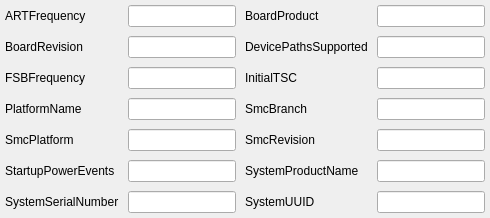
             <widget class="QWidget" name="tabPlatformInfo2">
              <attribute name="title">
               <string>DataHub</string>
              </attribute>
              <layout class="QHBoxLayout" name="horizontalLayout_2">
               <property name="spacing">
                <number>9</number>
               </property>
               <property name="leftMargin">
                <number>5</number>
               </property>
               <property name="topMargin">
                <number>5</number>
               </property>
               <property name="rightMargin">
                <number>5</number>
               </property>
               <property name="bottomMargin">
                <number>5</number>
               </property>
               <item>
                <layout class="QGridLayout" name="gridLayout_39">
                 <item row="0" column="2">
                  <widget class="QLabel" name="label_47">
                   <property name="toolTip">
                    <string notr="true"> Sets board-id in gEfiMiscSubClassGuid. Value found on Macs is equal to SMBIOS BoardProduct in ASCII.

----

 设置 gEfiMiscSubClassGuid 中的 board-id。在Mac上找到的值等于SMBIOS BoardProduct的ASCII码。</string>
                   </property>
                   <property name="statusTip">
                    <string> Sets board-id in gEfiMiscSubClassGuid. Value found on Macs is equal to SMBIOS BoardProduct
 in ASCII.</string>
                   </property>
                   <property name="text">
                    <string>BoardProduct</string>
                   </property>
                  </widget>
                 </item>
                 <item row="1" column="1">
                  <widget class="QLineEdit" name="editDatBoardRevision"/>
                 </item>
                 <item row="4" column="1">
                  <widget class="QLineEdit" name="editDatSmcPlatform"/>
                 </item>
                 <item row="2" column="3">
                  <widget class="QLineEdit" name="editIntInitialTSC"/>
                 </item>
                 <item row="5" column="3">
                  <widget class="QLineEdit" name="editSystemProductName"/>
                 </item>
                 <item row="2" column="2">
                  <widget class="QLabel" name="label_51">
                   <property name="toolTip">
                    <string notr="true"> Sets InitialTSC in gEfiProcessorSubClassGuid. Sets initial TSC value, normally 0.</string>
                   </property>
                   <property name="statusTip">
                    <string> Sets InitialTSC in gEfiProcessorSubClassGuid. Sets initial TSC value, normally 0.</string>
                   </property>
                   <property name="text">
                    <string>InitialTSC</string>
                   </property>
                  </widget>
                 </item>
                 <item row="4" column="2">
                  <widget class="QLabel" name="label_55">
                   <property name="toolTip">
                    <string notr="true"> Sets REV in gEfiMiscSubClassGuid. Custom property read by VirtualSMC or FakeSMC to generate SMC REV key.

----

 设置 gEfiMiscSubClassGuid 中的 REV。自定义属性，由VirtualSMC或FakeSMC读取以生成SMC REV键。</string>
                   </property>
                   <property name="statusTip">
                    <string> Sets REV in gEfiMiscSubClassGuid. Custom property read by VirtualSMC or FakeSMC to generate
 SMC REV key.</string>
                   </property>
                   <property name="text">
                    <string>SmcRevision</string>
                   </property>
                  </widget>
                 </item>
                 <item row="1" column="3">
                  <widget class="QLineEdit" name="editIntDevicePathsSupported"/>
                 </item>
                 <item row="3" column="1">
                  <widget class="QLineEdit" name="editPlatformName"/>
                 </item>
                 <item row="2" column="1">
                  <widget class="QLineEdit" name="editIntFSBFrequency"/>
                 </item>
                 <item row="0" column="3">
                  <widget class="QLineEdit" name="editBoardProduct"/>
                 </item>
                 <item row="0" column="1">
                  <widget class="QLineEdit" name="editIntARTFrequency">
                   <property name="minimumSize">
                    <size>
                     <width>0</width>
                     <height>0</height>
                    </size>
                   </property>
                  </widget>
                 </item>
                 <item row="3" column="3">
                  <widget class="QLineEdit" name="editDatSmcBranch"/>
                 </item>
                 <item row="1" column="2">
                  <widget class="QLabel" name="label_49">
                   <property name="toolTip">
                    <string notr="true">Sets DevicePathsSupported in gEfiMiscSubClassGuid. 

Must be set to 1 for AppleACPIPlatform.kext to append SATA device paths to Boot#### and efi-boot-device-data variables. Set to 1 on all modern Macs.

----

 设置 gEfiMiscSubClassGuid 中的 DevicePathsSupported。

AppleACPIPlatform.kext 必须设置为 1，以便将 SATA 设备路径附加到 Boot#### 和 efi-boot-device-data 变量。在所有现代Mac上都设置为1。</string>
                   </property>
                   <property name="statusTip">
                    <string>Type: plist integer, 32-bit</string>
                   </property>
                   <property name="text">
                    <string>DevicePathsSupported</string>
                   </property>
                  </widget>
                 </item>
                 <item row="2" column="0">
                  <widget class="QLabel" name="label_50">
                   <property name="toolTip">
                    <string notr="true">Sets FSBFrequency in gEfiProcessorSubClassGuid.</string>
                   </property>
                   <property name="statusTip">
                    <string>Sets FSBFrequency in gEfiProcessorSubClassGuid.</string>
                   </property>
                   <property name="text">
                    <string>FSBFrequency</string>
                   </property>
                  </widget>
                 </item>
                 <item row="4" column="0">
                  <widget class="QLabel" name="label_54">
                   <property name="toolTip">
                    <string notr="true"> Sets RPlt in gEfiMiscSubClassGuid. Custom property read by VirtualSMC or FakeSMC to generate SMC RPlt key.

----

 设置 gEfiMiscSubClassGuid 中的 RPlt。自定义属性，由VirtualSMC或FakeSMC读取以生成SMC RPlt键。
</string>
                   </property>
                   <property name="statusTip">
                    <string>Type: plist data, 8 bytes</string>
                   </property>
                   <property name="text">
                    <string>SmcPlatform</string>
                   </property>
                  </widget>
                 </item>
                 <item row="5" column="0">
                  <widget class="QLabel" name="label_56">
                   <property name="toolTip">
                    <string notr="true">Known bits read by X86PlatformPlugin.kext: 

• 0x00000001 — Shutdown cause was a PWROK event (Same as GEN_PMCON_2 bit 0)

• 0x00000002 — Shutdown cause was a SYS_PWROK event (Same as GEN_PMCON_2 bit 1)

• 0x00000004 — Shutdown cause was a THRMTRIP# event (Same as GEN_PMCON_2 bit 3)

• 0x00000008 — Rebooted due to a SYS_RESET# event (Same as GEN_PMCON_2 bit 4)

• 0x00000010 — Power Failure (Same as GEN_PMCON_3 bit 1 PWR_FLR) 

• 0x00000020 — Loss of RTC Well Power (Same as GEN_PMCON_3 bit 2 RTC_PWR_STS) 

• 0x00000040 — General Reset Status (Same as GEN_PMCON_3 bit 9 GEN_RST_STS) 

• 0xffffff80 — SUS Well Power Loss (Same as GEN_PMCON_3 bit 14)

• 0x00010000 — Wake cause was a ME Wake event (Same as PRSTS bit 0, ME_WAKE_STS) 

• 0x00020000 — Cold Reboot was ME Induced event (Same as PRSTS bit 1 ME_HRST_COLD_STS) 

• 0x00040000 — Warm Reboot was ME Induced event (Same as PRSTS bit 2 ME_HRST_WARM_STS) 

• 0x00080000 — Shutdown was ME Induced event (Same as PRSTS bit 3 ME_HOST_PWRDN) 

• 0x00100000 — Global reset ME Wachdog Timer event (Same as PRSTS bit 6)

• 0x00200000 — Global reset PowerManagment Wachdog Timer event (Same as PRSTS bit 15)

----

X86PlatformPlugin.kext读取的已知位：

- 0x00000001 - 关机原因是PWROK事件 (与GEN_PMCON_2 bit 0相同)

- 0x00000002 - 关机原因是 SYS_PWROK 事件 (与 GEN_PMCON_2 位 1 相同)

- 0x00000004 - 关机原因是 THRMTRIP# 事件 (与 GEN_PMCON_2 位 3 相同)

- 0x00000008 - 由于SYS_RESET#事件而重新启动 (与GEN_PMCON_2 bit 4相同)
- 0x00000010 - 电源故障 (与GEN_PMCON_3 bit 1 PWR_FLR相同) 

- 0x00000020 - 失去 RTC 井电源 (与 GEN_PMCON_3 位 2 RTC_PWR_STS 相同) 

- 0x00000040 - 一般复位状态 (与GEN_PMCON_3 bit 9 GEN_RST_STS相同) 

- 0xffffff80 - SUS 功率损失 (与 GEN_PMCON_3 位 14 相同)

- 0x00010000 - 唤醒原因是ME唤醒事件(与PRSTS位0，ME_WAKE_STS相同) 

- 0x00020000 - 冷重启是ME诱导的事件(与PRSTS位1 ME_HRST_COLD_STS相同) 

- 0x00040000 - 热重启是 ME 诱导事件 (与 PRSTS 位 2 ME_HRST_WARM_STS 相同) 

- 0x00080000 - 关机是 ME 诱导事件(与 PRSTS 位 3 ME_HOST_PWRDN 相同)。

- 0x00100000 - 全局复位 ME Wachdog 定时器事件 (与 PRSTS 位 6 相同)

- 0x00200000 - 全局复位 PowerManagment Wachdog Timer 事件 (与 PRSTS 位 15 相同)。
</string>
                   </property>
                   <property name="statusTip">
                    <string> Sets StartupPowerEvents in gEfiMiscSubClassGuid. Value found on Macs is power management
 state bitmask, normally 0.</string>
                   </property>
                   <property name="text">
                    <string>StartupPowerEvents</string>
                   </property>
                  </widget>
                 </item>
                 <item row="4" column="3">
                  <widget class="QLineEdit" name="editDatSmcRevision"/>
                 </item>
                 <item row="1" column="0">
                  <widget class="QLabel" name="label_48">
                   <property name="toolTip">
                    <string notr="true"> Sets board-rev in gEfiMiscSubClassGuid. Value found on Macs seems to correspond to internal board revision (e.g. 01).

----

 设置 gEfiMiscSubClassGuid 中的 board-rev。在Mac上找到的值似乎对应于内部板的修订版（例如01）。</string>
                   </property>
                   <property name="statusTip">
                    <string> Sets board-rev in gEfiMiscSubClassGuid. Value found on Macs seems to correspond to internal
 board revision (e.g. 01).</string>
                   </property>
                   <property name="text">
                    <string>BoardRevision</string>
                   </property>
                  </widget>
                 </item>
                 <item row="5" column="1">
                  <widget class="QLineEdit" name="editIntStartupPowerEvents"/>
                 </item>
                 <item row="3" column="2">
                  <widget class="QLabel" name="label_53">
                   <property name="toolTip">
                    <string notr="true"> Sets RBr in gEfiMiscSubClassGuid. Custom property read by VirtualSMC or FakeSMC to generate SMC RBr key.

----

 设置 gEfiMiscSubClassGuid 中的 RBr。自定义属性，由VirtualSMC或FakeSMC读取以生成SMC RBr密钥。</string>
                   </property>
                   <property name="statusTip">
                    <string> Sets RBr in gEfiMiscSubClassGuid. Custom property read by VirtualSMC or FakeSMC to generate
 SMC RBr key.</string>
                   </property>
                   <property name="text">
                    <string>SmcBranch</string>
                   </property>
                  </widget>
                 </item>
                 <item row="0" column="0">
                  <widget class="QLabel" name="label_46">
                   <property name="toolTip">
                    <string notr="true">This value contains CPU ART frequency, also known as crystal clock frequency. Its existence is exclusive to Skylake generation and newer. 

The value is specified in Hz, and is normally 24 MHz for client Intel segment, 25MHz for server Intel segment, and 19.2 MHz for Intel Atom CPUs. macOS till 10.15 inclusive assumes 24 MHz by default.

Note: On Intel Skylake X ART frequency may be a little less (approx. 0.25%) than 24 or 25 MHz due to special EMI-reduction circuit as described in Acidanthera Bugtracker.

----

这个值包含CPU ART频率，也就是晶体时钟频率。它的存在是Skylake一代及更新的产品所独有的。

该值以Hz为单位，通常客户端英特尔为24MHz，服务器英特尔为25MHz，英特尔Atom CPU为19.2MHz。macOS直到10.15（含），默认为24MHz。

注意：在Intel Skylake X上，由于特殊的EMI-reduction电路，ART频率可能会比24或25MHz少一点（大约0.25%），这在Acidanthera Bugtracker中有描述。</string>
                   </property>
                   <property name="statusTip">
                    <string>Sets ARTFrequency in gEfiProcessorSubClassGuid.</string>
                   </property>
                   <property name="text">
                    <string>ARTFrequency</string>
                   </property>
                  </widget>
                 </item>
                 <item row="3" column="0">
                  <widget class="QLabel" name="label_52">
                   <property name="toolTip">
                    <string notr="true">Sets name in gEfiMiscSubClassGuid. Value found on Macs is platform in ASCII.</string>
                   </property>
                   <property name="statusTip">
                    <string>Sets name in gEfiMiscSubClassGuid. Value found on Macs is platform in ASCII.</string>
                   </property>
                   <property name="text">
                    <string>PlatformName</string>
                   </property>
                  </widget>
                 </item>
                 <item row="5" column="2">
                  <widget class="QLabel" name="label_57">
                   <property name="toolTip">
                    <string notr="true"> Sets Model in gEfiMiscSubClassGuid. Value found on Macs is equal to SMBIOS SystemProductName in Unicode.

----

 在gEfiMiscSubClassGuid中设置模型。Mac上的值等于Unicode中的SMBIOS SystemProductName。</string>
                   </property>
                   <property name="statusTip">
                    <string> Sets Model in gEfiMiscSubClassGuid. Value found on Macs is equal to SMBIOS SystemProductName
 in Unicode.</string>
                   </property>
                   <property name="text">
                    <string>SystemProductName</string>
                   </property>
                  </widget>
                 </item>
                 <item row="6" column="0">
                  <widget class="QLabel" name="label_58">
                   <property name="toolTip">
                    <string notr="true">Sets SystemSerialNumber in gEfiMiscSubClassGuid. Value found on Macs is equal to SMBIOS SystemSerialNumber in Unicode.

----

设置gEfiMiscSubClassGuid中的SystemSerialNumber。在Mac上找到的值等于Unicode的SMBIOS SystemSerialNumber。</string>
                   </property>
                   <property name="statusTip">
                    <string>Sets SystemSerialNumber in gEfiMiscSubClassGuid. Value found on Macs is equal to SMBIOS
 SystemSerialNumber in Unicode.</string>
                   </property>
                   <property name="text">
                    <string>SystemSerialNumber</string>
                   </property>
                  </widget>
                 </item>
                 <item row="6" column="1">
                  <widget class="QLineEdit" name="editSystemSerialNumber_data"/>
                 </item>
                 <item row="6" column="2">
                  <widget class="QLabel" name="label_59">
                   <property name="toolTip">
                    <string notr="true">Sets system-id in gEfiMiscSubClassGuid. Value found on Macs is equal to SMBIOS SystemUUID.

----

设置gEfiMiscSubClassGuid中的系统ID。在Mac上找到的值等于SMBIOS SystemUUID。</string>
                   </property>
                   <property name="statusTip">
                    <string>Sets system-id in gEfiMiscSubClassGuid. Value found on Macs is equal to SMBIOS SystemUUID.</string>
                   </property>
                   <property name="text">
                    <string>SystemUUID</string>
                   </property>
                  </widget>
                 </item>
                 <item row="6" column="3">
                  <widget class="QLineEdit" name="editSystemUUID_data"/>
                 </item>
                </layout>
               </item>
              </layout>
             </widget>
